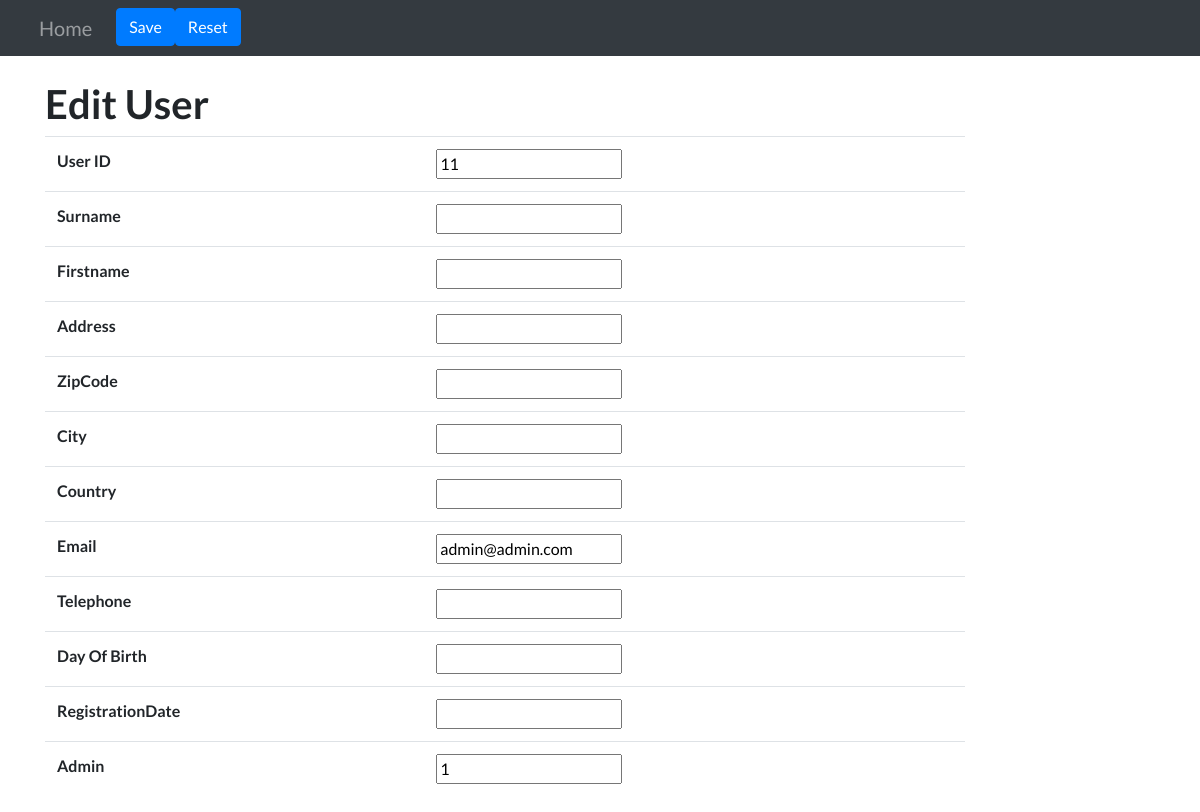
/user-edit.php?User_ID=11 (signed in), run on the app's committed database.
### tables this page shows
CREATE TABLE `USER` (
	`User_ID` INT NOT NULL AUTO_INCREMENT PRIMARY KEY,
	`User_Surname` VARCHAR(40),
	`User_Firstname` VARCHAR(40),
	`Address` VARCHAR(40),
	`ZipCode` VARCHAR(40),
	`City` VARCHAR(40),
    `Country` VARCHAR(40),
    `Email` VARCHAR(40),
    `PasswordHash` VARCHAR(255),
    `Telephone` VARCHAR(40),
    `Day_Of_Birth` DATE,
    `RegistrationDate` DATE,
    `AdminLevel` BIT NOT NULL DEFAULT 0
);

### userController.php (called while the page is built, shortened)
<?php
class userController
{
    protected $pdo;
    public function __construct($db)
    {
        $this->pdo = $db;
    }
    public function get($id)
    {
        $sql = "SELECT * FROM `USER` WHERE `User_ID` = ?";
        $stmt = $this->pdo->prepare($sql);
        $stmt->execute([$id]);
        return $stmt->fetch(PDO::FETCH_OBJ);
    }
}

### db.php (called while the page is built, shortened)
<?php
function checkSQL($stmt)
{
    $info = $stmt->errorInfo();
}

### user-edit.php (the view, shortened to what this page needs)
<?php
require 'db.php';
require 'userController.php';
$user = new userController($pdo);
$row = $user->get($_GET['User_ID']);
?>
<!DOCTYPE html>
<html lang="nl">
<head>
    <?php require 'head.php'; ?>
</head>
<body>
<form method="post" action="userManager.php?action=save">
    <nav class="navbar navbar-expand-lg navbar-dark bg-dark fixed-top">
        <div class="container col-xl-12">
            <ul class="navbar-nav">
                <li class="nav-item">
                    <a href="index.php" class="nav-link navbar-brand">Home</a>
                </li>
                <li class="nav-item">
                    <button title="save" type="submit" class="btn btn-primary navbar-btn">Save</button>
                </li>
                <li class="nav-item">
                    <button title="reset" type="reset" class="btn btn-primary navbar-btn">Reset</button>
                </li>
            </ul>
        </div>
    </nav>
    <div class="container" style="margin-top:80px">
        <div class="row">
            <div class="col-xl-10">
                <h1>Edit User</h1>
                <table class="table">
                    <tr>
                        <th>User ID</th>
                        <th><input type="text" readonly name="User ID" value="<?= $row->User_ID ?>"></th>
                    </tr>
                    <tr>
                        <th>Surname</th>
                        <th><input type="text" name="User Surname" value="<?= $row->User_Surname ?>"></th>
                    </tr>
                    <tr>
                        <th>Firstname</th>
                        <th><input type="text" name="User Firstname" value="<?= $row->User_Firstname ?>"></th>
                    </tr>
                    <tr>
                        <th>Address</th>
                        <th><input type="text" name="Address" value="<?= $row->Address ?>"></th>
                    </tr>
                    <tr>
                        <th>ZipCode</th>
                        <th><input type="text" name="ZipCode" value="<?= $row->ZipCode ?>"></th>
                    </tr>
                    <tr>
                        <th>City</th>
                        <th><input type="text" name="City" value="<?= $row->City ?>"></th>
                    </tr>
                    <tr>
                        <th>Country</th>
                        <th><input type="text" name="Country" value="<?= $row->Country ?>"></th>
                    </tr>
                    <tr>
                        <th>Email</th>
                        <th><input type="text" readonly name="Email" value="<?= $row->Email ?>"></th>
                    </tr>
                    <tr>
                        <th>Telephone</th>
                        <th><input type="text" name="Telephone" value="<?= $row->Telephone ?>"></th>
                    </tr>
                    <tr>
                        <th>Day Of Birth</th>
                        <th><input type="text" name="Day Of Birth" value="<?= $row->Day_Of_Birth ?>"></th>
                    </tr>
                    <tr>
                        <th>RegistrationDate</th>
                        <th><input type="text" name="RegistrationDate" value="<?= $row->RegistrationDate ?>"></th>
                    </tr>
                    <tr>
                        <th>Admin</th>
                        <th><input type="text" name="Admin" value="<?= $row->AdminLevel ?>"></th>
                    </tr>
                </table>
            </div>
        </div>
    </div>
</form>
</body>
</html>

### css/main-page.css (style rules this page uses)
body { font-family: 'Lato', 'Helvetica Neue', Helvetica, Arial, sans-serif; margin-top:55px; }
h1, h2, h3, h4, h5, h6 { font-family: 'Lato', 'Helvetica Neue', Helvetica, Arial, sans-serif; font-weight: 700; }
a:link { text-decoration: none; }

### data on the page
user: User_ID "11", Email "admin@admin.com", Admin "1"
